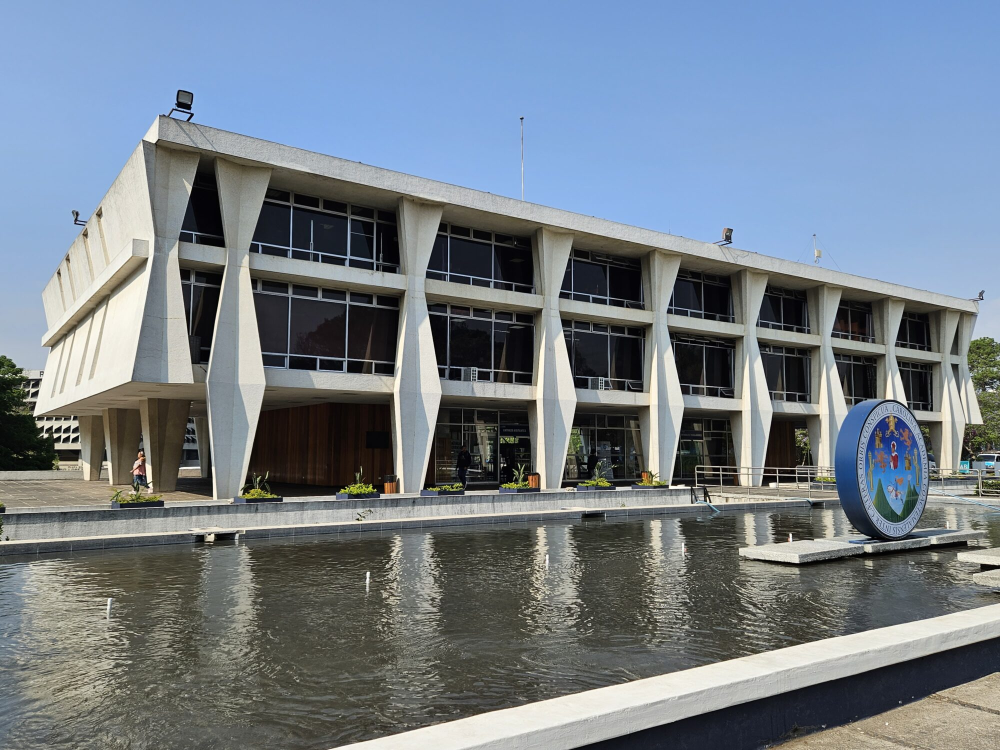
#> input picture Clase11/data/usac.jpg, 2000 x 1500 px (shown at 1/2 size)
$ jupyter execute imagenes_matrices.ipynb
#> lines starting #> are read from the running program, lines starting #| are printed output that depends on the picture
# Imágenes como matrices numéricas

Este cuaderno permite cargar una imagen desde un path local y mostrar que:

- una imagen es un arreglo numérico,
- el `shape` indica alto, ancho y canales,
- cada píxel contiene valores,
- pueden aplicarse transformaciones simples.

[cell 1]
from pathlib import Path
import numpy as np
import matplotlib.pyplot as plt
from PIL import Image

[cell 2]
# Escribir aquí el path de la imagen
image_path = "data/usac.jpg"

img = Image.open(image_path)
#> img is the input picture: PIL image 2000x1500 RGB; mean R, G, B 116.2, 126.9, 137.4
img_array = np.array(img)

print("Tipo de objeto:", type(img))
#| Tipo de objeto: <class 'PIL.JpegImagePlugin.JpegImageFile'>
print("Shape:", img_array.shape)
#| Shape: (1500, 2000, 3)
print("Tipo de dato:", img_array.dtype)
#| Tipo de dato: uint8

plt.figure(figsize=(5,5))
plt.imshow(img_array)
plt.axis("off")
plt.title("Imagen original")
plt.show()

[cell 3]
# Ver una pequeña parte de los datos numéricos
print("Primeros 5x5 píxeles:")
print(img_array[:5, :5])
#> (printed output is left out)

[cell 4]
# Separar canales de color si la imagen es RGB
if len(img_array.shape) == 3 and img_array.shape[2] >= 3:
    red = img_array[:, :, 0]
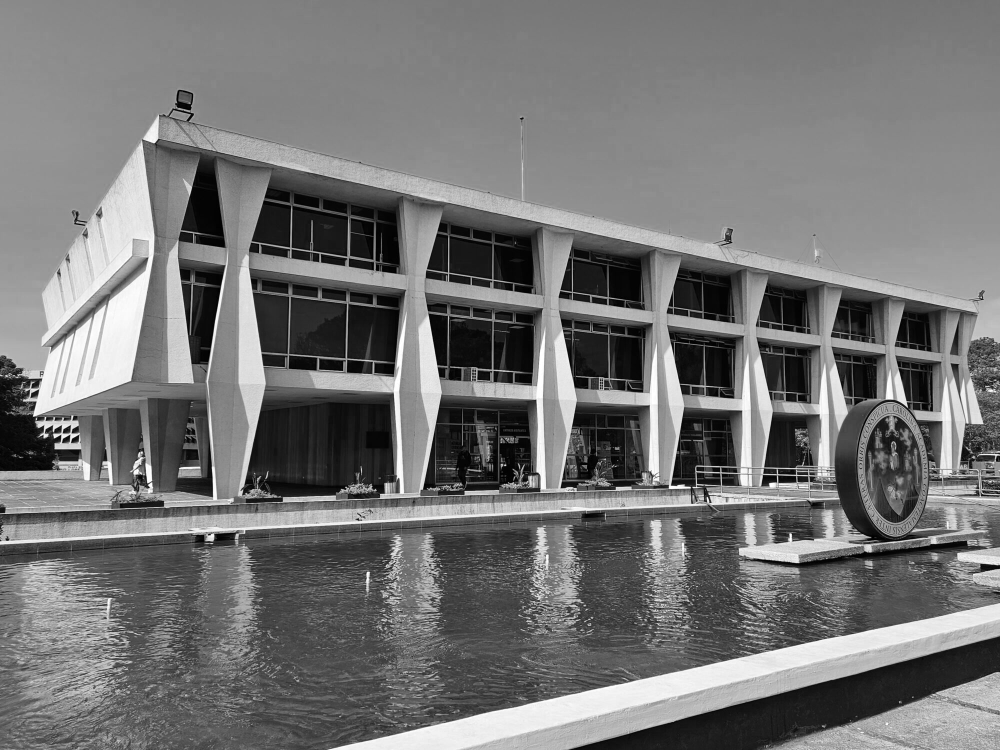
#> red: shape (1500, 2000) (shown at 1/2 size); min 0, max 255, mean 116.2
    green = img_array[:, :, 1]
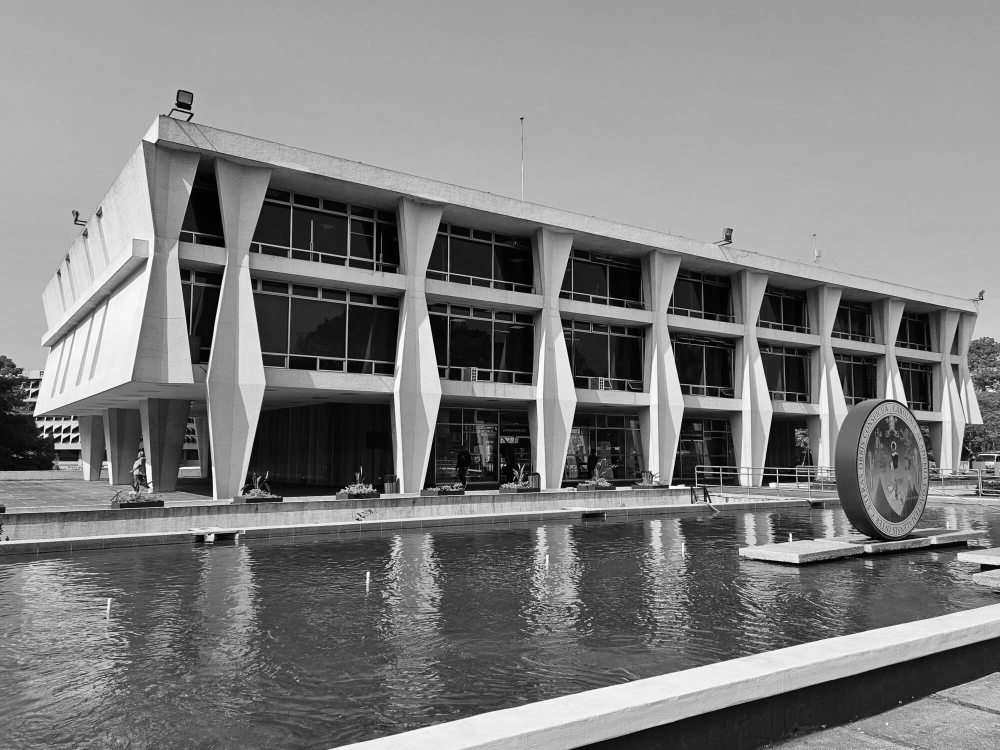
#> green: shape (1500, 2000) (shown at 1/2 size); min 0, max 255, mean 126.9
    blue = img_array[:, :, 2]
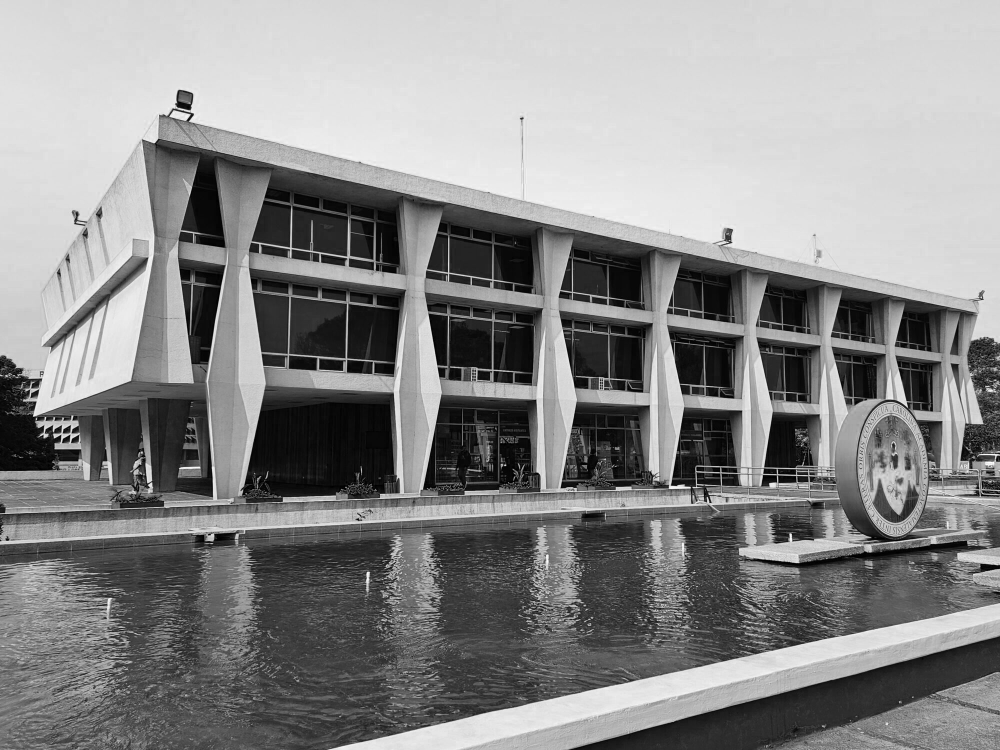
#> blue: shape (1500, 2000) (shown at 1/2 size); min 0, max 255, mean 137.4

    print("Shape canal rojo:", red.shape)
#| Shape canal rojo: (1500, 2000)
    print("Shape canal verde:", green.shape)
#| Shape canal verde: (1500, 2000)
    print("Shape canal azul:", blue.shape)
#| Shape canal azul: (1500, 2000)

    fig = plt.figure(figsize=(12,4))

    plt.subplot(1,3,1)
    plt.imshow(red, cmap="gray")
    plt.title("Canal rojo")
    plt.axis("off")

    plt.subplot(1,3,2)
    plt.imshow(green, cmap="gray")
    plt.title("Canal verde")
    plt.axis("off")

    plt.subplot(1,3,3)
    plt.imshow(blue, cmap="gray")
    plt.title("Canal azul")
    plt.axis("off")

    plt.tight_layout()
    plt.show()
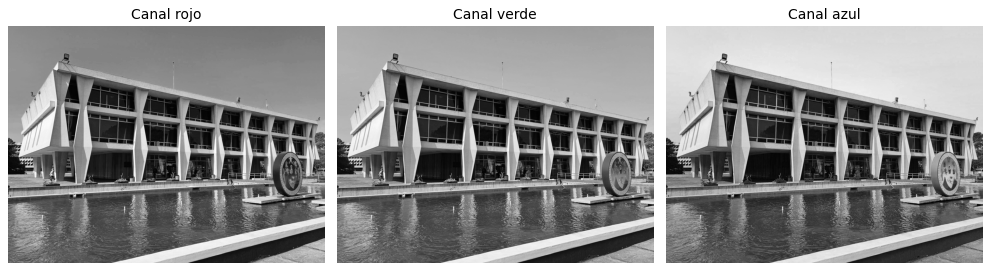
#> figure drawn by matplotlib, 3 panels
else:
    print("La imagen no tiene 3 canales RGB.")

[cell 5]
# Conversión a escala de grises
gray = img.convert("L")
gray_array = np.array(gray)

print("Shape en escala de grises:", gray_array.shape)
#| Shape en escala de grises: (1500, 2000)

plt.figure(figsize=(5,5))
plt.imshow(gray_array, cmap="gray")
plt.axis("off")
plt.title("Escala de grises")
plt.show()

[cell 6]
# Recorte simple
cropped = img_array[:700, :200]
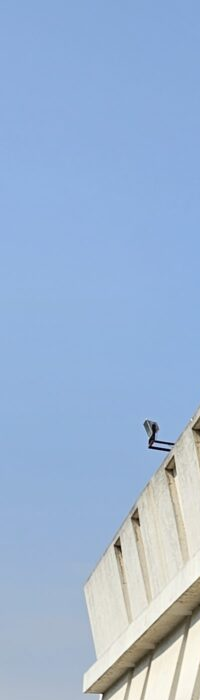
#> cropped: shape (700, 200, 3); mean R, G, B 155.8, 180.7, 212.6

plt.figure(figsize=(4,4))
plt.imshow(cropped, cmap=None if len(cropped.shape) == 3 else "gray")
plt.axis("off")
plt.title("Recorte")
plt.show()

[cell 7]
# Inversión de intensidad
inverted = 255 - img_array
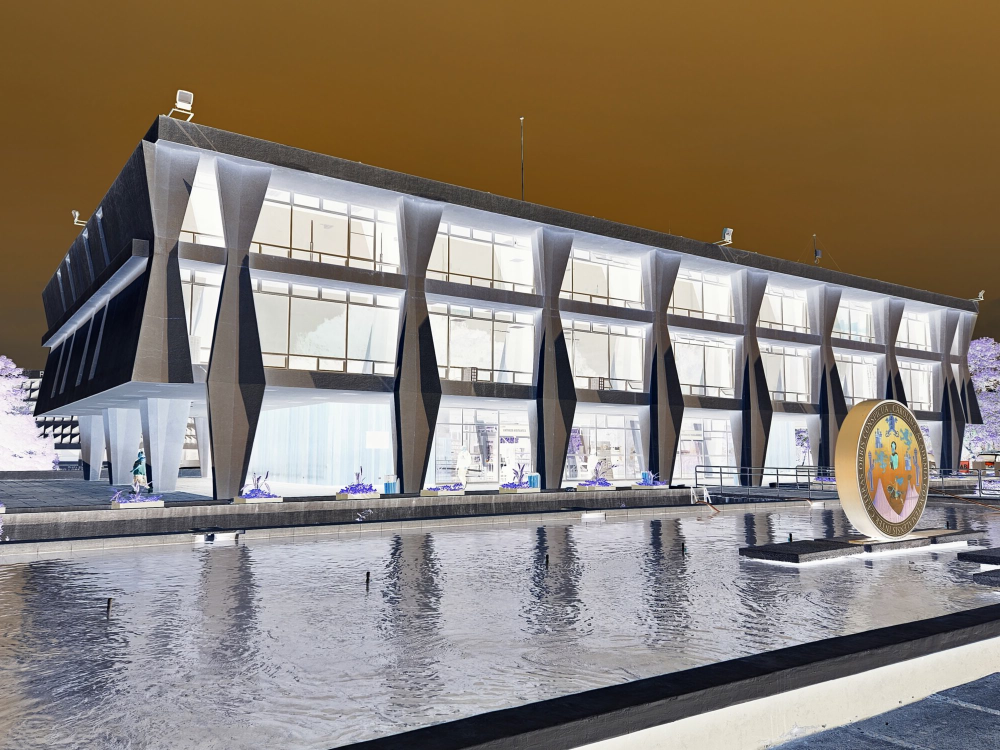
#> inverted: shape (1500, 2000, 3) (shown at 1/2 size); mean R, G, B 138.8, 128.1, 117.6

plt.figure(figsize=(5,5))
plt.imshow(inverted)
plt.axis("off")
plt.title("Imagen invertida")
plt.show()
